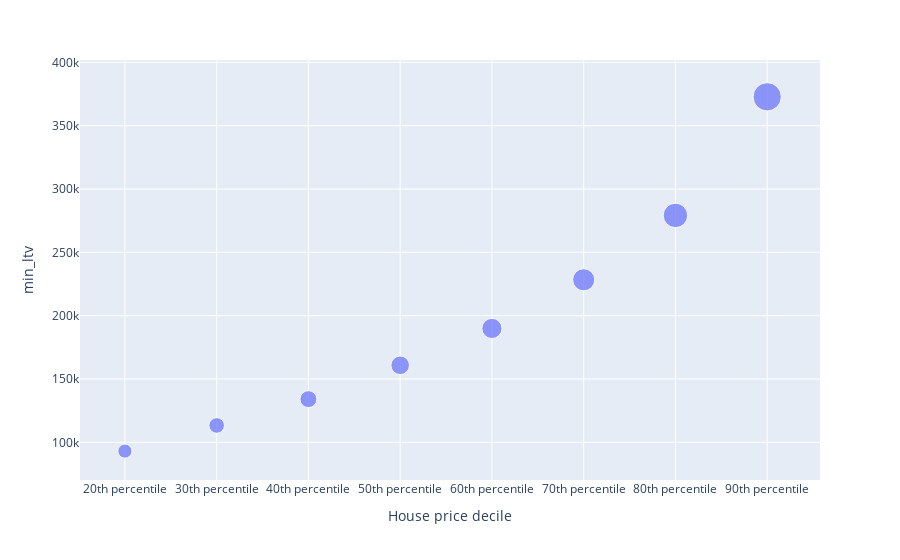

Notebook cell for this chart:
### Code cell
fig = px.scatter(df_england, x="House price decile", y="min_ltv", size='min_ltv', color='')
fig.show()

### Figure 1 — Plotly figure (JSON) as saved in the notebook; plotly's stock layout.template omitted (floating-point values rounded to 4 significant figures)
{"data": [{"hoverlabel": {"namelength": 0}, "hovertemplate": "House price decile=%{x}<br>min_ltv=%{marker.size}", "legendgroup": "", "marker": {"color": "#636efa", "size": [93090.0, 113330, 134100.0, 160800.0, 189910, 228300.0, 279160, 372800.0], "sizemode": "area", "sizeref": 931.9, "symbol": "circle"}, "mode": "markers", "name": "", "showlegend": false, "type": "scatter", "x": ["20th percentile", "30th percentile", "40th percentile", "50th percentile", "60th percentile", "70th percentile", "80th percentile", "90th percentile"], "xaxis": "x", "y": [93090.0, 113330, 134100.0, 160800.0, 189910, 228300.0, 279160, 372800.0], "yaxis": "y"}], "layout": {"legend": {"itemsizing": "constant", "tracegroupgap": 0}, "margin": {"t": 60}, "xaxis": {"anchor": "y", "domain": [0, 1], "title": {"text": "House price decile"}}, "yaxis": {"anchor": "x", "domain": [0, 1], "title": {"text": "min_ltv"}}}}
